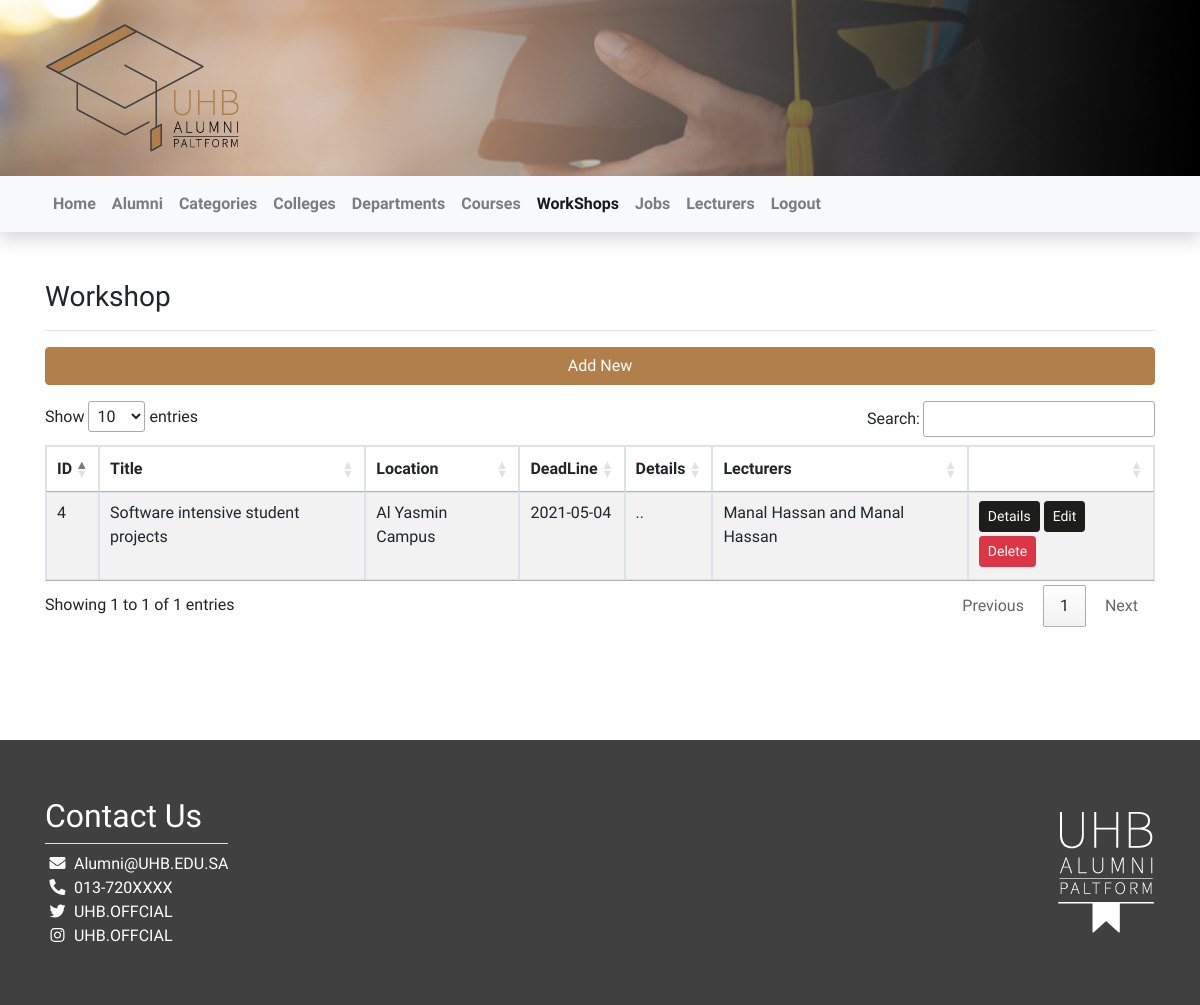
/Code/views/workshops (signed in), run on the app's committed database.
### tables this page shows
CREATE TABLE `workshops` (
  `id` int(11) NOT NULL,
  `wshop_name` varchar(255) NOT NULL,
  `deadline` date NOT NULL,
  `location` varchar(255) NOT NULL,
  `details` text NOT NULL,
  `category_id` int(11) NOT NULL
);

### Code/views/workshops/index.php (the view, shortened to what this page needs)
<?php
require_once "../../init/init.php";
$stmt = $con->prepare("SELECT workshops.*, categories.catg_name AS category FROM workshops
								INNER JOIN categories
								ON categories.id = workshops.category_id");
$stmt->execute();
$workshops = $stmt->fetchAll();
for ( $i = 0; $i < sizeof($workshops); $i++ ) {
	$id = $workshops[$i]['id'];
	$stmt = $con->prepare("SELECT lecturer_workshop.*, lecturers.lec_name AS lecturer
									FROM lecturer_workshop
									INNER JOIN lecturers
									ON lecturers.id = lecturer_workshop.lecturer_id
									WHERE workshop_id = ?");
	$stmt->execute([$id]);
	$lecturers = $stmt->fetchAll();
	$_lecturers = "";
	for ( $j = 0; $j < sizeof($lecturers); $j++ ) {
		$_lecturers .= $lecturers[$i]['lecturer'];
		if ( sizeof($lecturers) - $j > 2 ) {
			$_lecturers .= ", ";
		} elseif ( sizeof($lecturers) - $j == 2 ) {
			$_lecturers .= " and ";
		}
	}
	$workshops[$i]["lecturers"] = $_lecturers;
}
?>
<div class="container py-5">
    <h3>Workshop</h3>
    <hr />
    <a class="btn btn-block mb-3 btn-primary" href="add.php">Add New</a>
    <div class="table-responsive">
        <table id="example" class="table table-striped  table-hover table-bordered w-100">
            <thead>
                <tr>
                    <th>ID</th>
                    <th>Title</th>
                    <th>Location</th>
                    <th>DeadLine</th>
                    <th>Details</th>
                    <th>Lecturers</th>
                    <th></th>
                </tr>
            </thead>
            <tbody>
			<?php foreach ($workshops as $workshop): ?>
                <tr>
                    <td><?= $workshop['id'] ?></td>
                    <td><?= $workshop['wshop_name'] ?></td>
                    <td><?= $workshop['location'] ?></td>
                    <td><?= $workshop['deadline'] ?></td>
                    <td><?= $workshop['details'] ?></td>
                    <td><?= $workshop['lecturers'] ?></td>
                    <td>
                        <a class="btn btn-sm mb-1 btn-dark" href="show.php">Details</a>
                        <a class="btn btn-sm mb-1 btn-dark" href="edit.php">Edit</a>
                        <a class="btn btn-sm mb-1 btn-danger" href="delete.php?id=<?= $workshop['id'] ?>">Delete</a>
                    </td>
                </tr>
			<?php endforeach; ?>
            </tbody>
        </table>
    </div>
</div>
<?php require_once "../includes/footer.php"; ?>

### Code/assets/css/style.css (style rules this page uses)
body { background-repeat: no-repeat; background-size: cover; font-family: 'Cairo'; background-attachment: fixed; background-position: center; }

### data on the page
workshops: id "4", wshop_name "Software intensive student projects", location "Al Yasmin Campus", deadline "2021-05-04", details "..", lecturers "Manal Hassan and Manal Hassan"
